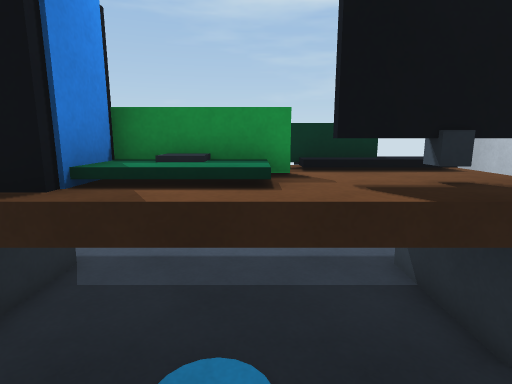
View 1 (above)

14 first-person views from a walk through a 3-D level made in the Unity game engine. The camera is 1.5 m above the floor, tilts 10° down and sees 80° across. The floor is counted in squares, 0.5 m on a side. Each view is taken from the middle of a square. On the plan, view 1 faces up. The plan holds only what a view shows up to about 20 squares ahead; the rest is blank. The player character is not drawn.

View 2
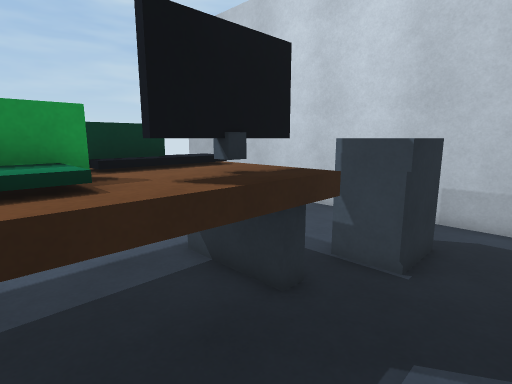

View 3
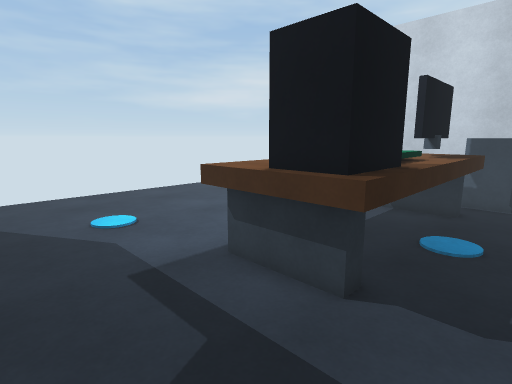

View 4
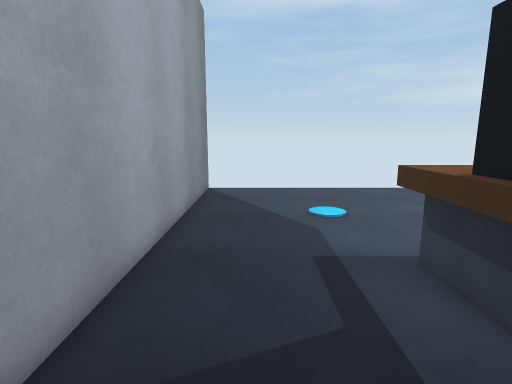

View 5
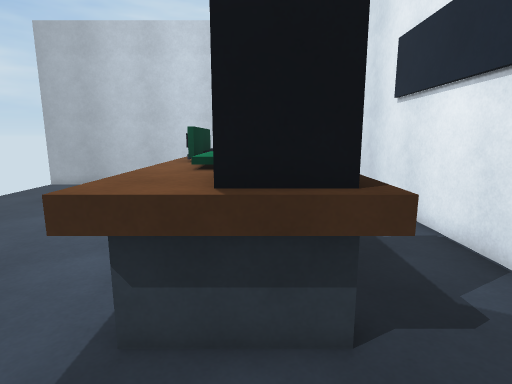

View 6
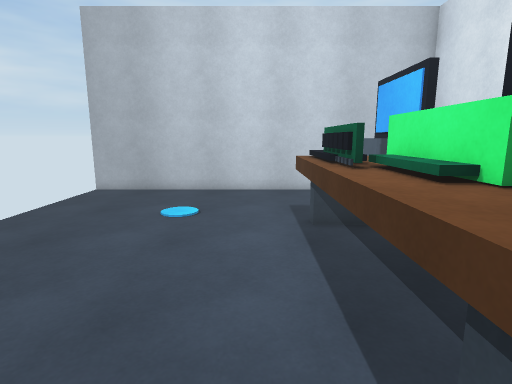

View 7
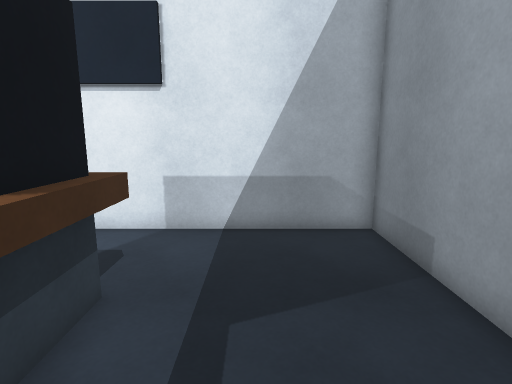

View 8
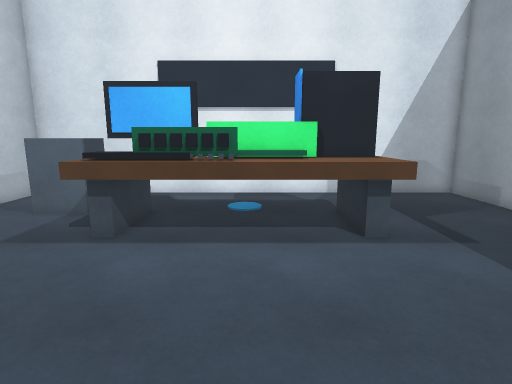

View 9
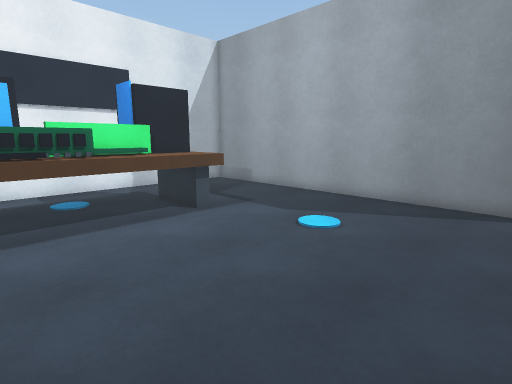

View 10
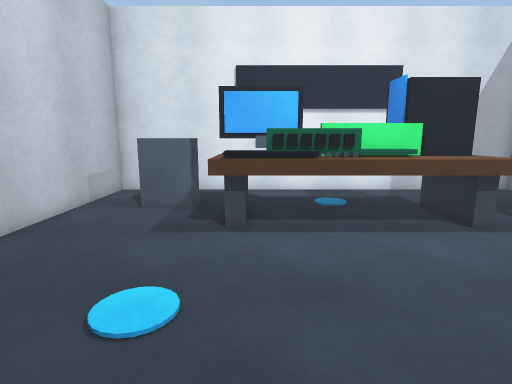

View 11
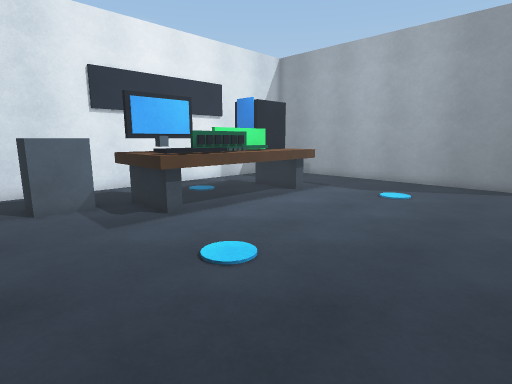

View 12
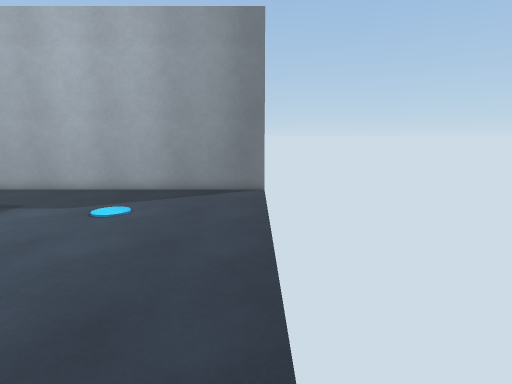

View 13
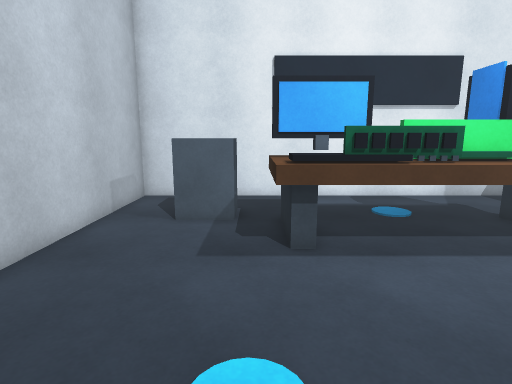

View 14
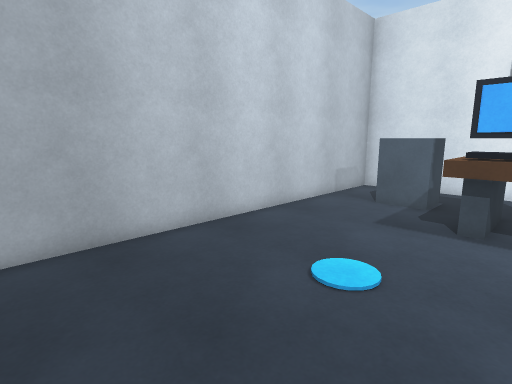

### Floor plan
Key: @ floor where view 1 was taken; # wall or solid block; x gap in a wall; . floor; ^ raised ledge; T thing the floor can be seen under or through; O other object.
Columns run from 12 left of view 1 to 11 right of it. Each row starts with its distance up from view 1.
 19 #                      #
 18 #......................#
 17 #......................#
 16 #......................#
 15 #......................#
 14 #......................#
 13 #......................#
 12 #......................#
 11 #......................#
 10 #......................#
  9 #......................#
  8 #......................#
  7 #......^^^^^OOO^^......#
  6 #......^OO^^^^^^^......#
  5 #......T^O^^^^^O^......#
  4 #......T^O^^^^^O^xOOO..#
  3 #......TTT^^^^^^^.O O..#
  2 #.................OOO..#
  1 #......................#
  0 #...........@..........#
 -1 ########################

Where each view was taken, in squares from view 1:
view 1: 0 up, 0 right, facing up
view 2: 0 up, 1 left, facing up-right
view 3: 1 up, 10 left, facing up-right
view 4: 0 up, 9 left, facing up
view 5: 5 up, 9 left, facing right
view 6: 9 up, 7 left, facing right
view 7: 9 up, 8 left, facing down
view 8: 16 up, 1 left, facing down
view 9: 18 up, 3 right, facing down-left
view 10: 17 up, 3 right, facing down
view 11: 18 up, 10 right, facing down-left
view 12: 18 up, 6 right, facing left
view 13: 15 up, 5 right, facing down
view 14: 18 up, 2 right, facing down-right
